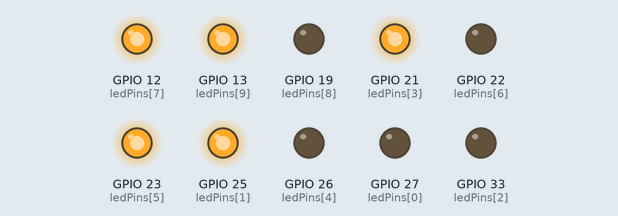
Simulated run of this sketch. Board: ESP32. Parts: output pins drawn as LEDs (lit = HIGH).

Above: at 1.5 s.
At 4.5 s:
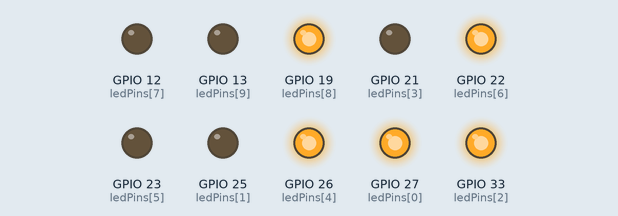
Timing chart, 0 to 7.8 s (numbered marks = the images above):
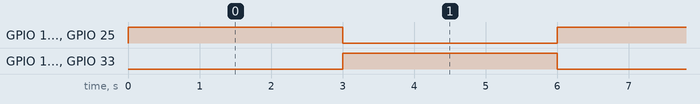

The sketch:

10-Segment_LED_Strip_Alternating_Pattern.ino
```cpp
// Pin configuration for the 10-segment LED strip
int ledPins[] = {27, 25, 33, 21, 26, 23, 22, 12, 19, 13};

void setup() {
    // Initialize all pins as outputs
    for (int i = 0; i < 10; i++) {
        pinMode(ledPins[i], OUTPUT);
    }
}

void loop() {
    // Example: Turn on LEDs 1, 3, 5, 7, 9 (odd segments)
    for (int i = 0; i < 10; i++) {
        if (i % 2 == 0) {
            digitalWrite(ledPins[i], LOW);  // Turn off even segments
        } else {
            digitalWrite(ledPins[i], HIGH); // Turn on odd segments
        }
    }
    delay(3000); // Keep this pattern for 3 seconds

    // Example: Turn on LEDs 2, 4, 6, 8, 10 (even segments)
    for (int i = 0; i < 10; i++) {
        if (i % 2 == 0) {
            digitalWrite(ledPins[i], HIGH); // Turn on even segments
        } else {
            digitalWrite(ledPins[i], LOW);  // Turn off odd segments
        }
    }
    delay(3000); // Keep this pattern for 3 seconds
}
```

Measured:
- by itself, GPIO 12 (ledPins[7]), GPIO 13 (ledPins[9]), GPIO 19 (ledPins[8]), GPIO 21 (ledPins[3]), GPIO 22 (ledPins[6]), GPIO 23 (ledPins[5]), GPIO 25 (ledPins[1]), GPIO 26 (ledPins[4]), GPIO 27 (ledPins[0]), GPIO 33 (ledPins[2]): alternates HIGH for 3.0 s and LOW for 3.0 s
